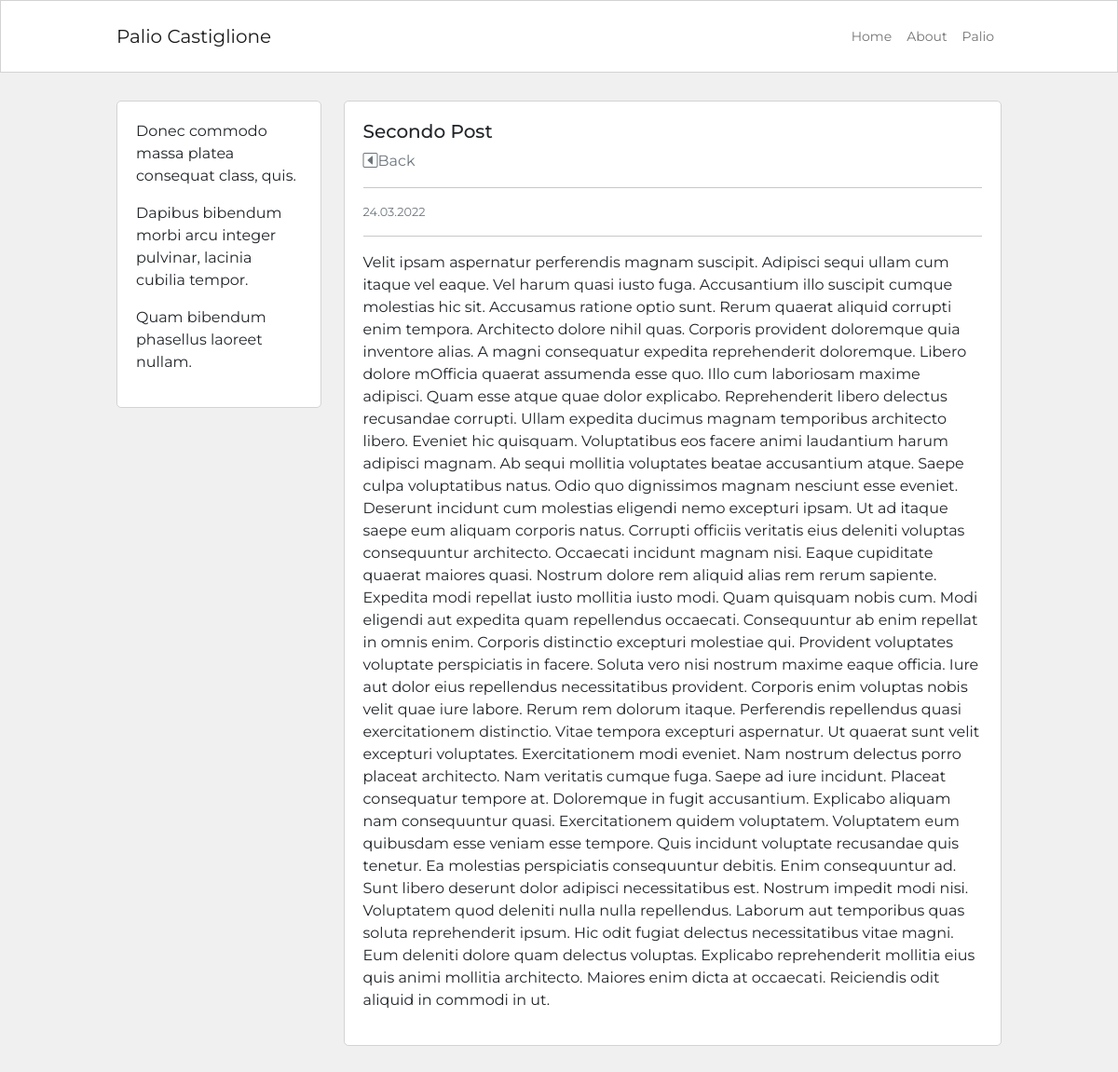
Screenshot of /post/2 with the database file from the repository.
### blog/models.py (models this page shows, shortened)
class Post (db.Model):
    id = db.Column(db.Integer, primary_key=True)
    user_id = db.Column(db.Integer, db.ForeignKey('user.id'), nullable=False)
    created_at = db.Column(db.DateTime, default=datetime.now)
    title = db.Column(db.String(120), nullable=False)
    description = db.Column(db.String(240))
    body = db.Column(db.Text(), nullable=False)

### blog/routes.py (the view)
@app.route ("/post/<int:post_id>")
def post_dettaglio (post_id):
    post= Post.query.get_or_404 (post_id)
    return render_template ('post_dettaglio.html', post= post)

### blog/templates/post_dettaglio.html (shortened to what this page needs)
{% extends 'base.html' %}
{% block content %}
<div class="container content-container">
    <div class="row no-gutters">
        <div class="col-md-9 order-md-2">
            <div class="single-post-home">
                <h5>{{post.title}}</h5> <a class="link-secondary text-end" href= "{{url_for ('homepage')}}"> <i class="bi bi-caret-left-square"></i>Back</a>
                <hr>
                <p class="p-small-two text-muted">{{post.created_at.strftime('%d.%m.%Y') }}</p>
                <hr>
                <p>{{post.body}}</p>
            </div>
        </div>
        <div class="col-md-3 order-md-1">
            {% include 'about_snippet.html' %}
        </div>
    </div>
</div>
{% endblock %}

### blog/static/blog.css (style rules this page uses)
body { font-family: Montserrat; background-color: #f0f0f0; }
a { text-decoration: none; }
.content-container { max-width: 950px; margin-top: 30px; margin-bottom: 30px; padding: 0px; }
.single-post-home { background-color: #fff; border: 1px solid #d3d3d3; border-radius: 5px; padding: 20px; margin-bottom: 30px; }
.p-small-two { font-size: 0.800rem; }

### rows the page displays
Post: title "Secondo Post", created_at "24.03.2022", body "Velit ipsam aspernatur perferendis magnam suscipit. Adipisci sequi ullam cum itaque vel eaque. Vel harum quasi iusto fuga. Accusantium illo suscipit cumque molestias hic sit. Accusamus ratione optio sunt. Rerum quaerat aliquid corrupti enim tempora. Architecto dolore nihil quas. Corporis provident doloremque quia inventore alias. A magni consequatur expedita reprehenderit doloremque. Libero dolore mOfficia quaerat assumenda esse quo. Illo cum laboriosam maxime adipisci. Quam esse atque quae dolor explicabo. Reprehenderit libero delectus recusandae corrupti. Ullam expedita ducimus magnam temporibus architecto libero. Eveniet hic quisquam. Voluptatibus eos facere animi laudantium harum…"

### other values shown
{{ lipsum(n=3, min=5, max=10) }} "Donec commodo massa platea consequat class, quis. Dapibus bibendum morbi arcu integer pulvinar, lacinia cubilia tempor. Quam bibendum phasellus laoreet nullam."
